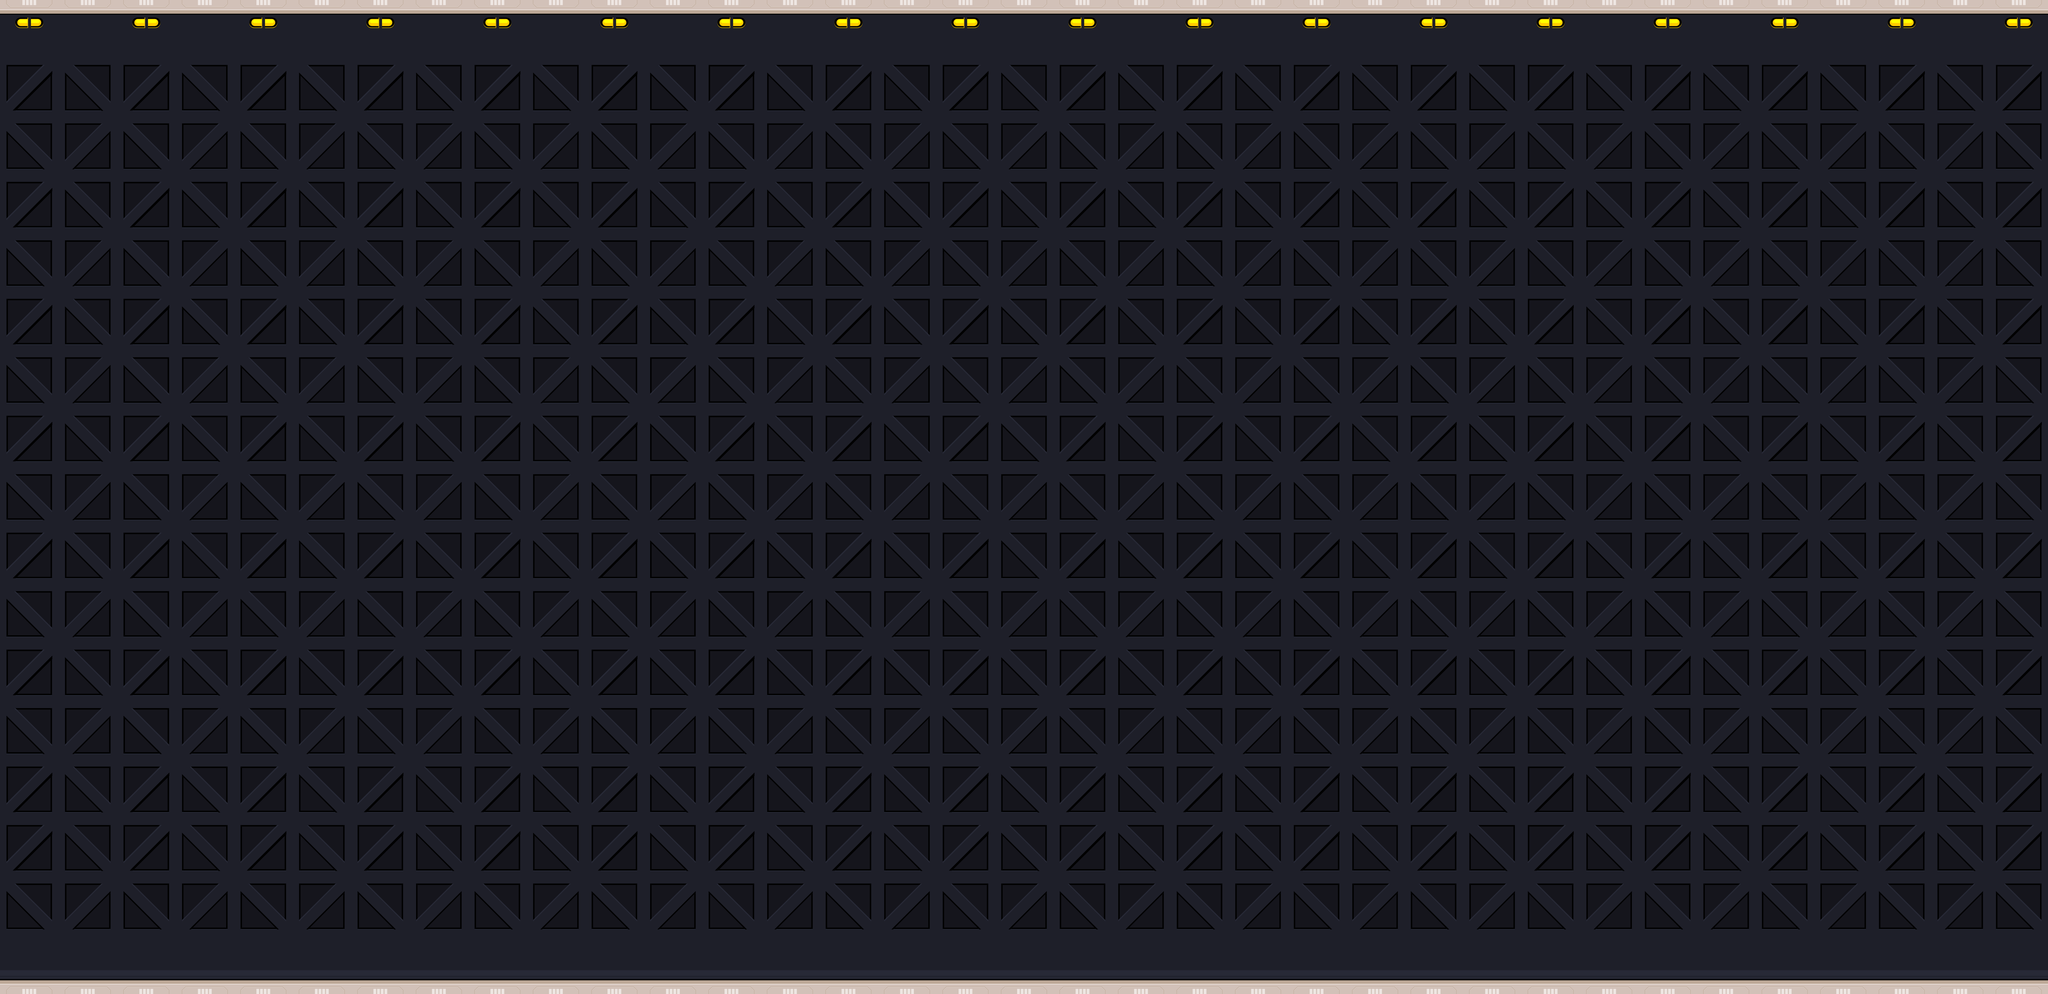

This game map was drawn from its Tiled (.tmx) file and the tilesets committed beside it. A one-line description and the trimmed map source follow:
An orthogonal 35x17 tile map with 256x256 px tiles, 4 tile layers (back, walk_back, walk, front).

<map version="1.2" tiledversion="1.2.4" orientation="orthogonal" renderorder="right-down" width="35" height="17" tilewidth="256" tileheight="256" infinite="0" nextlayerid="5" nextobjectid="49">
 <tileset firstgid="1" name="tiles" tilewidth="256" tileheight="256" spacing="2" margin="1" tilecount="30" columns="6">
  <image source="tilesheet.png" width="1548" height="1290" />
  <tile id="0">
   <properties>
    <property name="damage" type="int" value="10" />
    <property name="opacity" type="float" value="0.7" />
    <property name="shape" value="001_Acid" />
   </properties>
  </tile>
  <tile id="1">
   <properties>
    <property name="damage" type="int" value="10" />
    <property name="opacity" type="float" value="0.7" />
    <property name="shape" value="002_Acid" />
   </properties>
  </tile>
  <tile id="2">
   <properties>
    <property name="shape" value="003_BGTile" />
   </properties>
  </tile>
  <tile id="3">
   <properties>
    <property name="shape" value="004_BGTile" />
   </properties>
  </tile>
  <tile id="4">
   <properties>
    <property name="shape" value="005_BGTile" />
   </properties>
  </tile>
  <tile id="5">
   <properties>
    <property name="shape" value="006_BGTile" />
   </properties>
  </tile>
  <tile id="6">
   <properties>
    <property name="shape" value="007_BGTile" />
   </properties>
  </tile>
  <tile id="7">
   <properties>
    <property name="shape" value="008_BGTile" />
   </properties>
  </tile>
  <tile id="8">
   <properties>
    <property name="shape" value="009_BGTile" />
   </properties>
  </tile>
  <tile id="13">
   <properties>
    <property name="damage" type="int" value="10" />
    <property name="shape" value="014_Spike" />
   </properties>
  </tile>
  <tile id="14">
   <properties>
    <property name="shape" value="015_Tile" />
   </properties>
  </tile>
  <tile id="15">
   <properties>
    <property name="shape" value="016_Tile" />
   </properties>
  </tile>
  <tile id="16">
   <properties>
    <property name="shape" value="017_Tile" />
   </properties>
  </tile>
  <tile id="17">
   <properties>
    <property name="shape" value="018_Tile" />
   </properties>
  </tile>
  <tile id="18">
   <properties>
    <property name="shape" value="019_Tile" />
   </properties>
  </tile>
  <tile id="19">
   <properties>
    <property name="shape" value="020_Tile" />
   </properties>
  </tile>
  <tile id="20">
   <properties>
    <property name="shape" value="021_Tile" />
   </properties>
  </tile>
  <tile id="21">
   <properties>
    <property name="shape" value="022_Tile" />
   </properties>
  </tile>
  <tile id="22">
   <properties>
    <property name="shape" value="023_Tile" />
   </properties>
  </tile>
  <tile id="23">
   <properties>
    <property name="shape" value="024_Tile" />
   </properties>
  </tile>
  <tile id="24">
   <properties>
    <property name="shape" value="025_Tile" />
   </properties>
  </tile>
  <tile id="25">
   <properties>
    <property name="shape" value="026_Tile" />
   </properties>
  </tile>
  <tile id="26">
   <properties>
    <property name="shape" value="027_Tile" />
   </properties>
  </tile>
  <tile id="27">
   <properties>
    <property name="shape" value="028_Tile" />
   </properties>
  </tile>
  <tile id="28">
   <properties>
    <property name="shape" value="029_Tile" />
   </properties>
  </tile>
 </tileset>
 <layer id="1" name="back" width="35" height="17">
  <data>[595 cells, 595 non-empty, 6 distinct tile ids]</data>
 </layer>
 <layer id="2" name="walk_back" width="35" height="17">
  <data>[595 cells, 0 non-empty, 0 distinct tile ids]</data>
 </layer>
 <layer id="3" name="walk" width="35" height="17">
  <properties>
   <property name="physics" type="bool" value="true" />
  </properties>
  <data>[595 cells, 0 non-empty, 0 distinct tile ids]</data>
 </layer>
 <layer id="4" name="front" width="35" height="17">
  <data>[595 cells, 0 non-empty, 0 distinct tile ids]</data>
 </layer>
</map>
